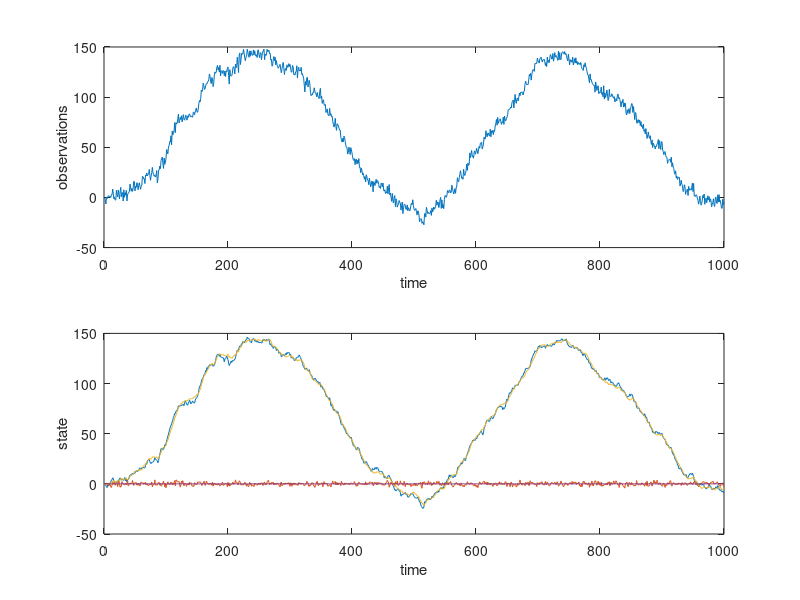

Reproduce this figure in MATLAB.
clear all;

%% Settings
% Define system
%A = [0.8 0.1; 0 0.9];
%C = [1 0];
%Q = [1 0; 0 1];
%R = 0.1^2;

% T = 0.01;
% A = [1 T T^2/2; 0 1 T; 0 0 1];
% Q = [T^3/6 T^2/2 T];
% Q = 0.01 * Q' * Q;
% C = [1 0 0];
% R = 0.01^2;

A = [1 0.1; 0 0.2];
Q = 2 * eye(2);
C = [1 0];
R = 10;

noObservations = 1000;
initialState = [0 0];
initialCovariance = 1;

input = zeros([2 noObservations]);
tt = 1:noObservations;
input(1, :) = sin(4 * pi * tt /  noObservations);

dimState = 2;
dimObservation = 1;

%% Data generation
% Simulate the system
state = zeros([dimState, noObservations]);
observation = zeros([dimObservation, noObservations]);

state(:, 1) = initialState;
observation(:, 1) = C * state(:, 1) + mvnrnd(zeros([1, dimObservation]), R)';
for t = 2:noObservations
    state(:, t) = A * state(:, t-1) + input(:, t) + mvnrnd(zeros([1, dimState]), Q)';
    observation(:, t) = C * state(:, t)   + mvnrnd(zeros([1 dimObservation]), R)';
end

%% Square-root Kalman filter

% Initial QR factorization
dimLLt = dimState + dimObservation;
LLt = zeros([dimLLt dimLLt]);
LLt(1:dimState,1:dimState) = Q;
LLt(dimState+1:dimLLt, dimState+1:dimLLt) = R;

% Pre-allocate matrices
predictedStateEstimate = zeros([dimState, noObservations]);
filteredStateEstimate = zeros([dimState, noObservations]);
predictedStateCovariance = zeros([dimState, dimState, noObservations]);
filteredStateCovariance = zeros([dimState, dimState, noObservations]);

% Set initial state and covariance
filteredStateEstimate(:, 1) = initialState;
filteredStateCovariance(:, :, 1) = eye(dimState) * initialCovariance;

for t = 2:noObservations
    %-----------------------------------------------------------------
    % Prediction
    %-----------------------------------------------------------------
    
    % Compute QR-factorization of [Pf'A'; Q'] to get Pp
    QR1 = zeros([2*dimState dimState]);
    QR1(1:dimState, 1:dimState) = filteredStateCovariance(:, :, t-1)' * A';
    QR1(dimState+1:2*dimState, 1:dimState) = Q';
    [Q1, R1] = qr(QR1);

    % Propagate state using model
    predictedStateEstimate(:, t) = A * filteredStateEstimate(:, t-1) + input(:, t);

    % Compute the prediction covariance (R11'* R11) but save the
    % transposed square-root
    predictedStateCovariance(:, :, t) = R1(1:dimState, 1:dimState);

    %-----------------------------------------------------------------
    % Correction
    %-----------------------------------------------------------------

    % Compute the innovation and its covariance
    innovation = observation(:, t) - C * predictedStateEstimate(:, t);

    % Compute QR-factorization of [R' 0; Pp'C' Pp'] to get K and Pf
    dimQR2 = dimState+dimObservation;
    QR2 = zeros([dimQR2 dimQR2]);
    QR2(1:dimObservation, 1:dimObservation) = R';
    QR2(dimObservation+1:dimQR2, 1:dimObservation) = predictedStateCovariance(:, :, t) * C';
    QR2(dimObservation+1:dimQR2, dimObservation+1:dimQR2) = predictedStateCovariance(:, :, t);
    [Q2, R2] = qr(QR2);
    
    % Compute Kalman gain (R12'/R11')
    kalmanGain = R2(1:dimObservation, dimObservation+1:dimQR2)' / R2(1:dimObservation, 1:dimObservation)';
    
    % Correct the state estimate
    filteredStateEstimate(:, t) = predictedStateEstimate(:, t) + kalmanGain * innovation;
    
    % Compute the filtering covariance (R22' * R22) but save the transposed
    % square-root
    filteredStateCovariance(:, :, t) = R2(dimObservation+1:dimQR2, dimObservation+1:dimQR2);
end

%% Plotting
figure(1);
subplot(2, 1, 1);
plot(observation); 
xlabel("time");
ylabel("observations");

subplot(2, 1, 2);
plot(1:noObservations, state, 1:noObservations, filteredStateEstimate);
xlabel("time");
ylabel("state");


